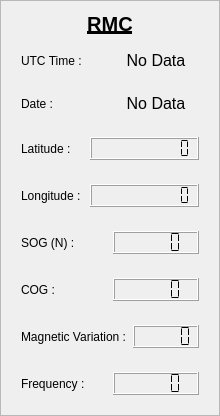
             <widget class="QFrame" name="verticalFrame_rmc">
              <property name="frameShape">
               <enum>QFrame::Shape::StyledPanel</enum>
              </property>
              <layout class="QVBoxLayout" name="verticalLayout_21">
               <item>
                <widget class="QLabel" name="label_36">
                 <property name="sizePolicy">
                  <sizepolicy hsizetype="Preferred" vsizetype="Maximum">
                   <horstretch>0</horstretch>
                   <verstretch>0</verstretch>
                  </sizepolicy>
                 </property>
                 <property name="font">
                  <font>
                   <pointsize>15</pointsize>
                   <bold>true</bold>
                   <underline>true</underline>
                  </font>
                 </property>
                 <property name="text">
                  <string>RMC</string>
                 </property>
                 <property name="alignment">
                  <set>Qt::AlignmentFlag::AlignCenter</set>
                 </property>
                </widget>
               </item>
               <item>
                <layout class="QHBoxLayout" name="horizontalLayout_32">
                 <property name="leftMargin">
                  <number>9</number>
                 </property>
                 <property name="topMargin">
                  <number>9</number>
                 </property>
                 <property name="rightMargin">
                  <number>9</number>
                 </property>
                 <property name="bottomMargin">
                  <number>9</number>
                 </property>
                 <item>
                  <widget class="QLabel" name="label_43">
                   <property name="text">
                    <string>UTC Time :</string>
                   </property>
                  </widget>
                 </item>
                 <item>
                  <widget class="QLabel" name="label_utcTime_rmc">
                   <property name="sizePolicy">
                    <sizepolicy hsizetype="Preferred" vsizetype="Maximum">
                     <horstretch>0</horstretch>
                     <verstretch>0</verstretch>
                    </sizepolicy>
                   </property>
                   <property name="font">
                    <font>
                     <pointsize>12</pointsize>
                    </font>
                   </property>
                   <property name="text">
                    <string>No Data</string>
                   </property>
                   <property name="alignment">
                    <set>Qt::AlignmentFlag::AlignCenter</set>
                   </property>
                  </widget>
                 </item>
                </layout>
               </item>
               <item>
                <layout class="QHBoxLayout" name="horizontalLayout_34">
                 <property name="leftMargin">
                  <number>9</number>
                 </property>
                 <property name="topMargin">
                  <number>9</number>
                 </property>
                 <property name="rightMargin">
                  <number>9</number>
                 </property>
                 <property name="bottomMargin">
                  <number>9</number>
                 </property>
                 <item>
                  <widget class="QLabel" name="label_57">
                   <property name="text">
                    <string>Date :</string>
                   </property>
                   <property name="alignment">
                    <set>Qt::AlignmentFlag::AlignLeading|Qt::AlignmentFlag::AlignLeft|Qt::AlignmentFlag::AlignVCenter</set>
                   </property>
                  </widget>
                 </item>
                 <item>
                  <widget class="QLabel" name="label_date_rmc">
                   <property name="sizePolicy">
                    <sizepolicy hsizetype="Preferred" vsizetype="Maximum">
                     <horstretch>0</horstretch>
                     <verstretch>0</verstretch>
                    </sizepolicy>
                   </property>
                   <property name="font">
                    <font>
                     <pointsize>12</pointsize>
                    </font>
                   </property>
                   <property name="text">
                    <string>No Data</string>
                   </property>
                   <property name="alignment">
                    <set>Qt::AlignmentFlag::AlignCenter</set>
                   </property>
                  </widget>
                 </item>
                </layout>
               </item>
               <item>
                <layout class="QHBoxLayout" name="horizontalLayout_29">
                 <property name="leftMargin">
                  <number>9</number>
                 </property>
                 <property name="topMargin">
                  <number>9</number>
                 </property>
                 <property name="rightMargin">
                  <number>9</number>
                 </property>
                 <property name="bottomMargin">
                  <number>9</number>
                 </property>
                 <item>
                  <widget class="QLabel" name="label_40">
                   <property name="text">
                    <string>Latitude :</string>
                   </property>
                  </widget>
                 </item>
                 <item>
                  <widget class="QLCDNumber" name="lcdNumber_latitude_rmc">
                   <property name="sizePolicy">
                    <sizepolicy hsizetype="Minimum" vsizetype="Maximum">
                     <horstretch>0</horstretch>
                     <verstretch>0</verstretch>
                    </sizepolicy>
                   </property>
                   <property name="digitCount">
                    <number>10</number>
                   </property>
                   <property name="segmentStyle">
                    <enum>QLCDNumber::SegmentStyle::Flat</enum>
                   </property>
                  </widget>
                 </item>
                </layout>
               </item>
               <item>
                <layout class="QHBoxLayout" name="horizontalLayout_30">
                 <property name="leftMargin">
                  <number>9</number>
                 </property>
                 <property name="topMargin">
                  <number>9</number>
                 </property>
                 <property name="rightMargin">
                  <number>9</number>
                 </property>
                 <property name="bottomMargin">
                  <number>9</number>
                 </property>
                 <item>
                  <widget class="QLabel" name="label_41">
                   <property name="text">
                    <string>Longitude : </string>
                   </property>
                  </widget>
                 </item>
                 <item>
                  <widget class="QLCDNumber" name="lcdNumber_longitude_rmc">
                   <property name="sizePolicy">
                    <sizepolicy hsizetype="Minimum" vsizetype="Maximum">
                     <horstretch>0</horstretch>
                     <verstretch>0</verstretch>
                    </sizepolicy>
                   </property>
                   <property name="digitCount">
                    <number>10</number>
                   </property>
                   <property name="segmentStyle">
                    <enum>QLCDNumber::SegmentStyle::Flat</enum>
                   </property>
                  </widget>
                 </item>
                </layout>
               </item>
               <item>
                <layout class="QHBoxLayout" name="horizontalLayout_31">
                 <property name="leftMargin">
                  <number>9</number>
                 </property>
                 <property name="topMargin">
                  <number>9</number>
                 </property>
                 <property name="rightMargin">
                  <number>9</number>
                 </property>
                 <property name="bottomMargin">
                  <number>9</number>
                 </property>
                 <item>
                  <widget class="QLabel" name="label_42">
                   <property name="text">
                    <string>SOG (N) :</string>
                   </property>
                  </widget>
                 </item>
                 <item>
                  <widget class="QLCDNumber" name="lcdNumber_sog_rmc">
                   <property name="sizePolicy">
                    <sizepolicy hsizetype="Minimum" vsizetype="Maximum">
                     <horstretch>0</horstretch>
                     <verstretch>0</verstretch>
                    </sizepolicy>
                   </property>
                   <property name="digitCount">
                    <number>5</number>
                   </property>
                   <property name="segmentStyle">
                    <enum>QLCDNumber::SegmentStyle::Flat</enum>
                   </property>
                  </widget>
                 </item>
                </layout>
               </item>
               <item>
                <layout class="QHBoxLayout" name="horizontalLayout_33">
                 <property name="leftMargin">
                  <number>9</number>
                 </property>
                 <property name="topMargin">
                  <number>9</number>
                 </property>
                 <property name="rightMargin">
                  <number>9</number>
                 </property>
                 <property name="bottomMargin">
                  <number>9</number>
                 </property>
                 <item>
                  <widget class="QLabel" name="label_44">
                   <property name="text">
                    <string>COG :</string>
                   </property>
                  </widget>
                 </item>
                 <item>
                  <widget class="QLCDNumber" name="lcdNumber_cog_rmc">
                   <property name="sizePolicy">
                    <sizepolicy hsizetype="Minimum" vsizetype="Maximum">
                     <horstretch>0</horstretch>
                     <verstretch>0</verstretch>
                    </sizepolicy>
                   </property>
                   <property name="digitCount">
                    <number>5</number>
                   </property>
                   <property name="segmentStyle">
                    <enum>QLCDNumber::SegmentStyle::Flat</enum>
                   </property>
                  </widget>
                 </item>
                </layout>
               </item>
               <item>
                <layout class="QHBoxLayout" name="horizontalLayout_35">
                 <property name="leftMargin">
                  <number>9</number>
                 </property>
                 <property name="topMargin">
                  <number>9</number>
                 </property>
                 <property name="rightMargin">
                  <number>9</number>
                 </property>
                 <property name="bottomMargin">
                  <number>9</number>
                 </property>
                 <item>
                  <widget class="QLabel" name="label_46">
                   <property name="text">
                    <string>Magnetic Variation :</string>
                   </property>
                   <property name="wordWrap">
                    <bool>true</bool>
                   </property>
                  </widget>
                 </item>
                 <item>
                  <widget class="QLCDNumber" name="lcdNumber_magVar_rmc">
                   <property name="sizePolicy">
                    <sizepolicy hsizetype="Minimum" vsizetype="Maximum">
                     <horstretch>0</horstretch>
                     <verstretch>0</verstretch>
                    </sizepolicy>
                   </property>
                   <property name="digitCount">
                    <number>5</number>
                   </property>
                   <property name="segmentStyle">
                    <enum>QLCDNumber::SegmentStyle::Flat</enum>
                   </property>
                  </widget>
                 </item>
                </layout>
               </item>
               <item>
                <layout class="QHBoxLayout" name="horizontalLayout_40">
                 <property name="leftMargin">
                  <number>9</number>
                 </property>
                 <property name="topMargin">
                  <number>9</number>
                 </property>
                 <property name="rightMargin">
                  <number>9</number>
                 </property>
                 <property name="bottomMargin">
                  <number>9</number>
                 </property>
                 <item>
                  <widget class="QLabel" name="label_51">
                   <property name="text">
                    <string>Frequency :</string>
                   </property>
                  </widget>
                 </item>
                 <item>
                  <widget class="QLCDNumber" name="lcdNumber_frequency_rmc">
                   <property name="sizePolicy">
                    <sizepolicy hsizetype="Minimum" vsizetype="Maximum">
                     <horstretch>0</horstretch>
                     <verstretch>0</verstretch>
                    </sizepolicy>
                   </property>
                   <property name="segmentStyle">
                    <enum>QLCDNumber::SegmentStyle::Flat</enum>
                   </property>
                  </widget>
                 </item>
                </layout>
               </item>
              </layout>
             </widget>
